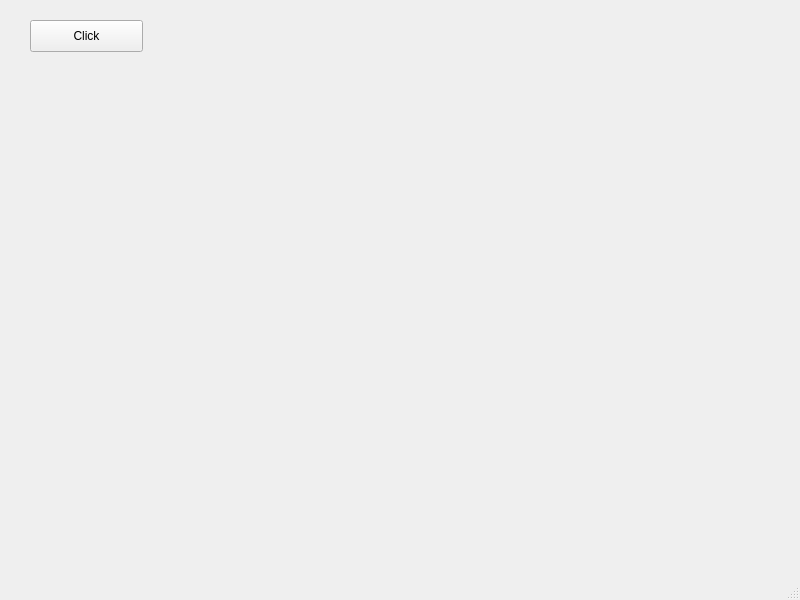
<?xml version="1.0" encoding="UTF-8"?>
<ui version="4.0">
 <class>MainWindow</class>
 <widget class="QMainWindow" name="MainWindow">
  <property name="geometry">
   <rect>
    <x>0</x>
    <y>0</y>
    <width>800</width>
    <height>600</height>
   </rect>
  </property>
  <property name="windowTitle">
   <string>MainWindow</string>
  </property>
  <widget class="QWidget" name="centralwidget">
   <widget class="QPushButton" name="pushButton">
    <property name="geometry">
     <rect>
      <x>30</x>
      <y>20</y>
      <width>113</width>
      <height>32</height>
     </rect>
    </property>
    <property name="text">
     <string>Click</string>
    </property>
   </widget>
  </widget>
  <widget class="QMenuBar" name="menubar">
   <property name="geometry">
    <rect>
     <x>0</x>
     <y>0</y>
     <width>800</width>
     <height>22</height>
    </rect>
   </property>
  </widget>
  <widget class="QStatusBar" name="statusbar"/>
 </widget>
 <resources/>
 <connections/>
</ui>
